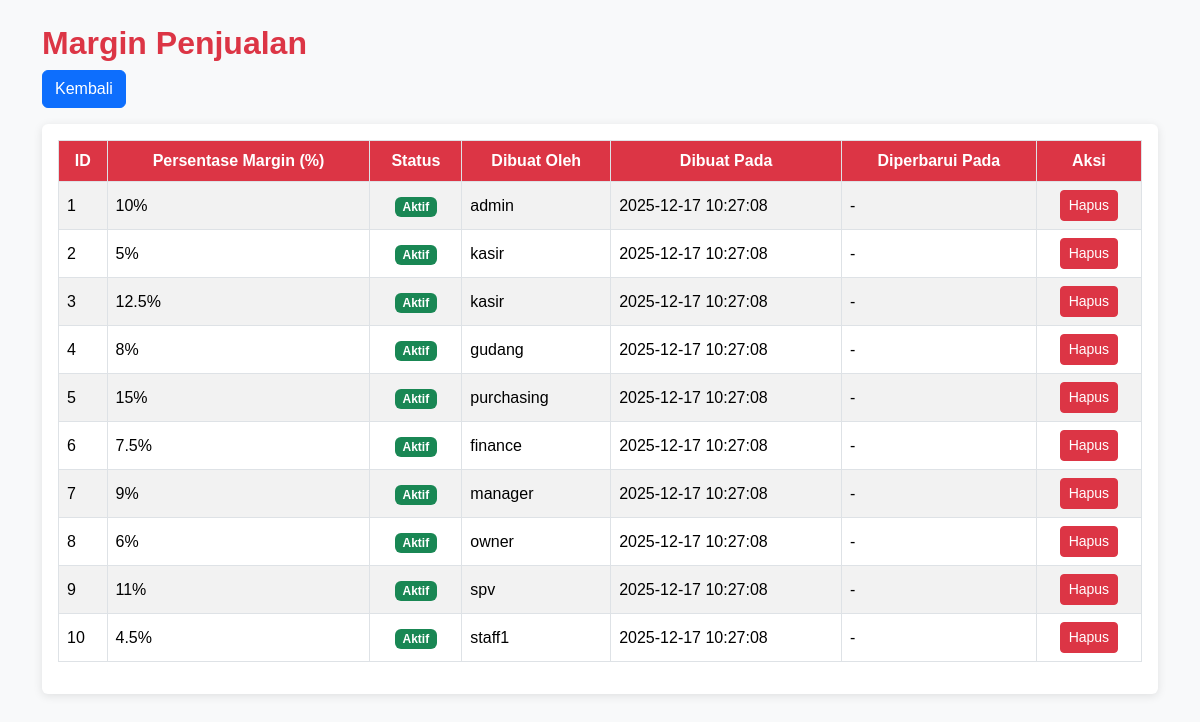
/master/margin_penjualan.php (signed in), run on the app's committed database.
### tables this page shows
CREATE TABLE margin_penjualan (
  idmargin_penjualan INT AUTO_INCREMENT PRIMARY KEY,
  created_at TIMESTAMP DEFAULT CURRENT_TIMESTAMP,
  persen DOUBLE,
  status TINYINT DEFAULT 1,
  iduser INT,
  updated_at TIMESTAMP NULL,
  FOREIGN KEY (iduser) REFERENCES user(iduser) ON DELETE SET NULL
);

CREATE TABLE user (
  iduser INT AUTO_INCREMENT PRIMARY KEY,
  username VARCHAR(45) NOT NULL,
  password VARCHAR(100) NOT NULL,
  idrole INT,
  FOREIGN KEY (idrole) REFERENCES role(idrole) ON DELETE SET NULL
);

### master/margin_penjualan.php (the view, shortened to what this page needs)
<?php
include '../config/koneksi.php';
?>
<!DOCTYPE html>
<html lang="id">
<head>
<link href="https://cdn.jsdelivr.net/npm/bootstrap@5.3.3/dist/css/bootstrap.min.css" rel="stylesheet">
</head>
<body>
<div class="container py-4">
  <h2>Margin Penjualan</h2>
  <a href="../dashboard(1).php" class="btn btn-primary mb-3">Kembali</a>
  <div class="card p-3">
    <table class="table table-bordered table-striped">
      <thead>
        <tr>
          <th>ID</th>
          <th>Persentase Margin (%)</th>
          <th>Status</th>
          <th>Dibuat Oleh</th>
          <th>Dibuat Pada</th>
          <th>Diperbarui Pada</th>
          <th class="text-center">Aksi</th>
        </tr>
      </thead>
      <tbody>
        <?php
        $q = mysqli_query($koneksi, "
          SELECT m.*, u.username
          FROM margin_penjualan m
          LEFT JOIN user u ON m.iduser = u.iduser
          ORDER BY m.idmargin_penjualan ASC
        ");
        if (mysqli_num_rows($q) == 0) {
            echo "<tr><td colspan='7' class='text-center text-muted'>Belum ada data margin penjualan.</td></tr>";
        } else {
            while ($d = mysqli_fetch_assoc($q)) {
                $statusText = ($d['status'] == 1) ? 'Aktif' : 'Tidak Aktif';
                $badge = ($d['status'] == 1) ? 'success' : 'secondary';
                echo "
                <tr>
                  <td>{$d['idmargin_penjualan']}</td>
                  <td>{$d['persen']}%</td>
                  <td class='text-center'><span class='badge bg-{$badge}'>{$statusText}</span></td>
                  <td>{$d['username']}</td>
                  <td>{$d['created_at']}</td>
                  <td>". ($d['updated_at'] ? $d['updated_at'] : '-') ."</td>
                  <td class='text-center'>
                    <a href='hapus_margin_penjualan.php?id={$d['idmargin_penjualan']}'
                       class='btn btn-danger btn-sm'
                       onclick=\"return confirm('Yakin ingin menghapus data ini?')\">
                       Hapus
                    </a>
                  </td>
                </tr>";
            }
        }
        ?>
      </tbody>
    </table>
  </div>
</div>
</body>
</html>

### master/margin_penjualan.php (style rules this page uses)
body { background: #f8f9fa; font-family: 'Poppins', sans-serif; }
h2 { font-weight: 600; color: #dc3545; }
.card { border: none; box-shadow: 0 2px 10px rgba(0,0,0,0.1); }
.table th { background-color: #dc3545; color: #fff; text-align: center; }
.table td { vertical-align: middle; }

### data on the page
margin_penjualan: idmargin_penjualan "1", persen "10", status "Aktif", iduser.username "admin", created_at "2025-12-17 10:27:08"
margin_penjualan: idmargin_penjualan "2", persen "5", status "Aktif", iduser.username "kasir", created_at "2025-12-17 10:27:08"
margin_penjualan: idmargin_penjualan "3", persen "12.5", status "Aktif", iduser.username "kasir", created_at "2025-12-17 10:27:08"
margin_penjualan: idmargin_penjualan "4", persen "8", status "Aktif", iduser.username "gudang", created_at "2025-12-17 10:27:08"
margin_penjualan: idmargin_penjualan "5", persen "15", status "Aktif", iduser.username "purchasing", created_at "2025-12-17 10:27:08"
margin_penjualan: idmargin_penjualan "6", persen "7.5", status "Aktif", iduser.username "finance", created_at "2025-12-17 10:27:08"
margin_penjualan: idmargin_penjualan "7", persen "9", status "Aktif", iduser.username "manager", created_at "2025-12-17 10:27:08"
margin_penjualan: idmargin_penjualan "8", persen "6", status "Aktif", iduser.username "owner", created_at "2025-12-17 10:27:08"
margin_penjualan: idmargin_penjualan "9", persen "11", status "Aktif", iduser.username "spv", created_at "2025-12-17 10:27:08"
margin_penjualan: idmargin_penjualan "10", persen "4.5", status "Aktif", iduser.username "staff1", created_at "2025-12-17 10:27:08"
